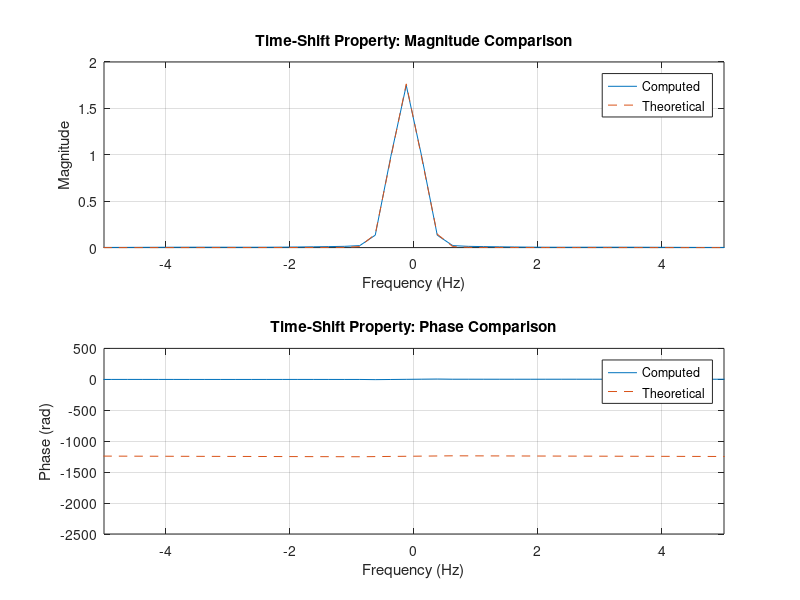

Write the MATLAB code that produced this figure.
clc; clear; close all; 
%% 7(iii ) Verification of Fourier Transform Properties and Frequency-Domain 
figure; 
% Verification of Fourier Transform Properties 
t = -2:0.001:2; 
dt = t(2)-t(1); 
x = exp(-t.^2); 
x_shift = interp1(t,x,t-0.4,'linear',0); 
X = fftshift(fft(x))*dt; 
N = length(x); 
f = (-N/2:N/2-1)/(N*dt); 
% Time-shift property: x(t-t0) <-> X(f)e^(-j2*pi*f*t0) 
X_shift_theory = X.*exp(-1j*2*pi*f*0.4); 
X_shift = fftshift(fft(x_shift))*dt; 
subplot(2,1,1); 
plot(f,abs(X_shift),f,abs(X_shift_theory),'--'); 
xlim([-5 5]); grid on; 
xlabel('Frequency (Hz)'); ylabel('Magnitude'); 
title('Time-Shift Property: Magnitude Comparison'); 
legend('Computed','Theoretical'); 
subplot(2,1,2); 
plot(f,unwrap(angle(X_shift)),f,unwrap(angle(X_shift_theory)),'--'); 
xlim([-5 5]); grid on; 
xlabel('Frequency (Hz)'); ylabel('Phase (rad)'); 
title('Time-Shift Property: Phase Comparison'); 
legend('Computed','Theoretical'); 
